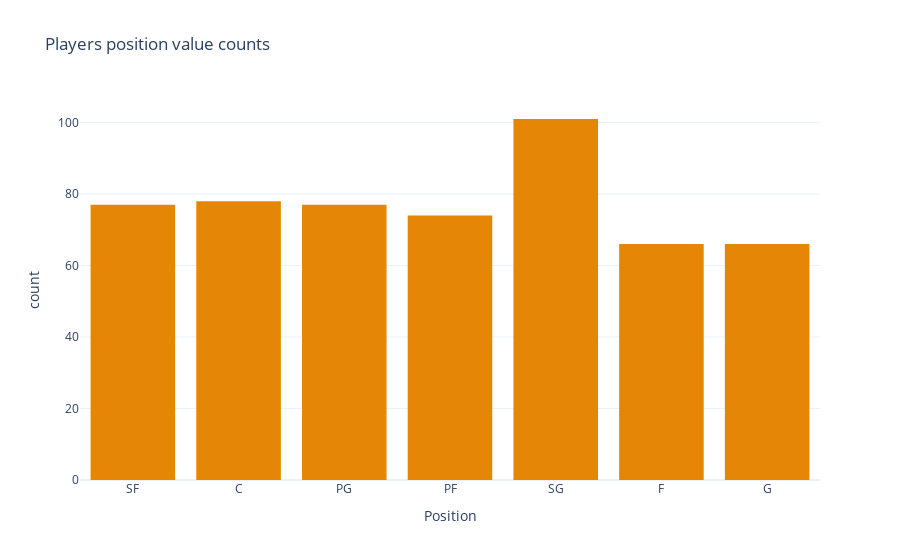

This figure's notebook cell:
### Code cell
px.histogram(df, x='Position', color_discrete_sequence=px.colors.qualitative.Vivid,
            title='Players position value counts',template='plotly_white')

### Figure 1 — Plotly figure (JSON) as saved in the notebook; plotly's stock layout.template omitted (floating-point values rounded to 4 significant figures; data arrays with more than 128 entries replaced by an {"elided": "..."} marker saying what was removed)
{"data": [{"alignmentgroup": "True", "bingroup": "x", "hovertemplate": "Position=%{x}<br>count=%{y}<extra></extra>", "legendgroup": "", "marker": {"color": "rgb(229, 134, 6)", "pattern": {"shape": ""}}, "name": "", "offsetgroup": "", "orientation": "v", "showlegend": false, "type": "histogram", "x": {"elided": "539 str values"}, "xaxis": "x", "yaxis": "y"}], "layout": {"barmode": "relative", "legend": {"tracegroupgap": 0}, "title": {"text": "Players position value counts"}, "xaxis": {"anchor": "y", "domain": [0, 1], "title": {"text": "Position"}}, "yaxis": {"anchor": "x", "domain": [0, 1], "title": {"text": "count"}}}}
